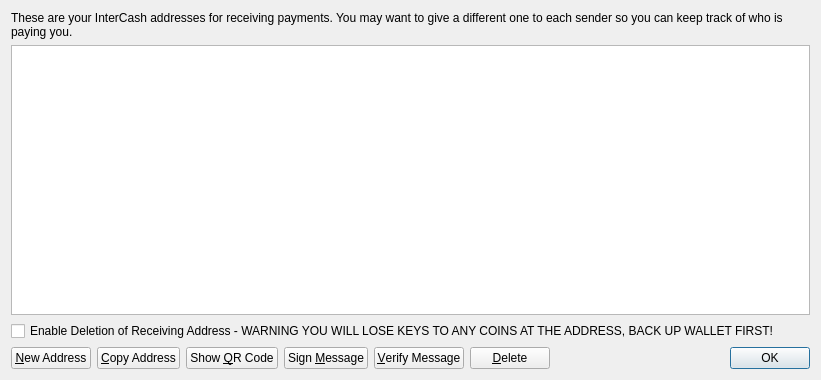
<?xml version="1.0" encoding="UTF-8"?>
<ui version="4.0">
 <class>AddressBookPage</class>
 <widget class="QWidget" name="AddressBookPage">
  <property name="geometry">
   <rect>
    <x>0</x>
    <y>0</y>
    <width>821</width>
    <height>380</height>
   </rect>
  </property>
  <property name="windowTitle">
   <string>Address Book</string>
  </property>
  <layout class="QVBoxLayout" name="verticalLayout">
   <item>
    <widget class="QLabel" name="labelExplanation">
     <property name="text">
      <string>These are your InterCash addresses for receiving payments. You may want to give a different one to each sender so you can keep track of who is paying you.</string>
     </property>
     <property name="textFormat">
      <enum>Qt::PlainText</enum>
     </property>
     <property name="wordWrap">
      <bool>true</bool>
     </property>
    </widget>
   </item>
   <item>
    <widget class="QTableView" name="tableView">
     <property name="contextMenuPolicy">
      <enum>Qt::CustomContextMenu</enum>
     </property>
     <property name="toolTip">
      <string>Double-click to edit address or label</string>
     </property>
     <property name="tabKeyNavigation">
      <bool>false</bool>
     </property>
     <property name="alternatingRowColors">
      <bool>true</bool>
     </property>
     <property name="selectionMode">
      <enum>QAbstractItemView::SingleSelection</enum>
     </property>
     <property name="selectionBehavior">
      <enum>QAbstractItemView::SelectRows</enum>
     </property>
     <property name="sortingEnabled">
      <bool>true</bool>
     </property>
     <attribute name="verticalHeaderVisible">
      <bool>false</bool>
     </attribute>
    </widget>
   </item>
   <item>
    <widget class="QCheckBox" name="deleteCheckBox">
     <property name="text">
      <string>Enable Deletion of Receiving Address - WARNING YOU WILL LOSE KEYS TO ANY COINS AT THE ADDRESS, BACK UP WALLET FIRST!</string>
     </property>
    </widget>
   </item>
   <item>
    <layout class="QHBoxLayout" name="horizontalLayout">
     <item>
      <widget class="QPushButton" name="newAddressButton">
       <property name="toolTip">
        <string>Create a new address</string>
       </property>
       <property name="text">
        <string>&amp;New Address</string>
       </property>
       <property name="icon">
        <iconset resource="../bitcoin.qrc">
         <normaloff>:/icons/add</normaloff>:/icons/add</iconset>
       </property>
      </widget>
     </item>
     <item>
      <widget class="QPushButton" name="copyToClipboard">
       <property name="toolTip">
        <string>Copy the currently selected address to the system clipboard</string>
       </property>
       <property name="text">
        <string>&amp;Copy Address</string>
       </property>
       <property name="icon">
        <iconset resource="../bitcoin.qrc">
         <normaloff>:/icons/editcopy</normaloff>:/icons/editcopy</iconset>
       </property>
      </widget>
     </item>
     <item>
      <widget class="QPushButton" name="showQRCode">
       <property name="text">
        <string>Show &amp;QR Code</string>
       </property>
       <property name="icon">
        <iconset resource="../bitcoin.qrc">
         <normaloff>:/icons/qrcode</normaloff>:/icons/qrcode</iconset>
       </property>
      </widget>
     </item>
     <item>
      <widget class="QPushButton" name="signMessage">
       <property name="toolTip">
        <string>Sign a message to prove you own a InterCash address</string>
       </property>
       <property name="text">
        <string>Sign &amp;Message</string>
       </property>
       <property name="icon">
        <iconset resource="../bitcoin.qrc">
         <normaloff>:/icons/edit</normaloff>:/icons/edit</iconset>
       </property>
      </widget>
     </item>
     <item>
      <widget class="QPushButton" name="verifyMessage">
       <property name="toolTip">
        <string>Verify a message to ensure it was signed with a specified InterCash address</string>
       </property>
       <property name="text">
        <string>&amp;Verify Message</string>
       </property>
       <property name="icon">
        <iconset resource="../bitcoin.qrc">
         <normaloff>:/icons/transaction_0</normaloff>:/icons/transaction_0</iconset>
       </property>
      </widget>
     </item>
     <item>
      <widget class="QPushButton" name="deleteButton">
       <property name="toolTip">
        <string>Delete the currently selected address from the list</string>
       </property>
       <property name="text">
        <string>&amp;Delete</string>
       </property>
       <property name="icon">
        <iconset resource="../bitcoin.qrc">
         <normaloff>:/icons/remove</normaloff>:/icons/remove</iconset>
       </property>
      </widget>
     </item>
     <item>
      <spacer name="horizontalSpacer">
       <property name="orientation">
        <enum>Qt::Horizontal</enum>
       </property>
       <property name="sizeHint" stdset="0">
        <size>
         <width>40</width>
         <height>20</height>
        </size>
       </property>
      </spacer>
     </item>
     <item>
      <widget class="QDialogButtonBox" name="buttonBox">
       <property name="sizePolicy">
        <sizepolicy hsizetype="Maximum" vsizetype="Fixed">
         <horstretch>0</horstretch>
         <verstretch>0</verstretch>
        </sizepolicy>
       </property>
       <property name="standardButtons">
        <set>QDialogButtonBox::Ok</set>
       </property>
      </widget>
     </item>
    </layout>
   </item>
  </layout>
 </widget>
 <resources>
  <include location="../bitcoin.qrc"/>
 </resources>
 <connections/>
</ui>
